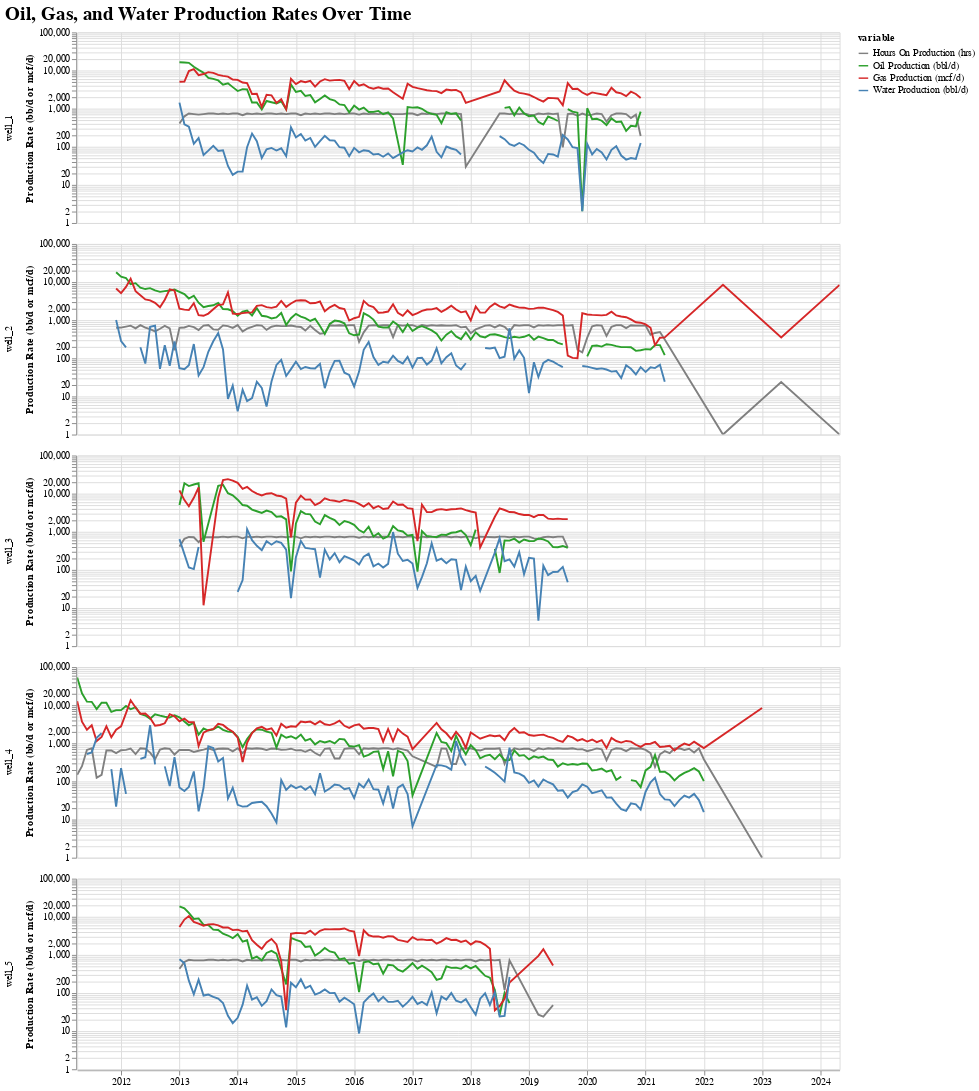

Write notebook code for a chart like this one.
### Markdown cell above
#### Production Time Series Plots
- Traditionally oil and natural gas production is plotted on a semi-log plot over time.
- These production plots typically include daily average oil, gas, and water production rates as well as the hours on production.

### Code cell
# Create friendly labels for the core production columns used in the plot
prod_rate_dict = {
    'production_hours':'Hours On Production (hrs)',
    'oil_producing_daily_avg (bbl/day)':'Oil Production (bbl/d)',
    'gas_producing_daily_avg (mcf/day)':'Gas Production (mcf/d)',
    'water_producing_daily_avg (bbl/day)':'Water Production (bbl/d)'
}

# Convert the production data into a tidy, long-form DataFrame for Altair
prod_rate_chart_df = (
    df[['well_name', 'date'] + [k for k in prod_rate_dict.keys()]]
        .rename(prod_rate_dict, axis=1)
        .replace({0:np.nan})
        .melt(id_vars=['well_name', 'date'], value_vars=[v for v in prod_rate_dict.values()])
)

# Plot log-scaled time series for oil, gas, water, and runtime across each well
alt.Chart(prod_rate_chart_df).mark_line().encode(
    alt.X('date:T').title(None),
    alt.Y('value:Q').scale(type='log').title('Production Rate (bb/d or mcf/d)'),
    alt.Color('variable:N').scale(domain=[v for v in prod_rate_dict.values()], range=['grey', '#2ca02c', '#d62728', 'steelblue']),
    alt.Row('well_name:N').title(None),
    alt.Tooltip(['value:Q'])
).properties(
    height = 200,
    width = 800,
    title=alt.Title('Oil, Gas, and Water Production Rates Over Time', fontSize=20, anchor='start')
).interactive()

### Figure 1 — Vega-Lite specification as saved in the notebook (floating-point values rounded to 4 significant figures; data arrays with more than 128 entries replaced by an {"elided": "..."} marker saying what was removed)
{"config": {"view": {"continuousWidth": 300, "continuousHeight": 300}}, "data": {"name": "data-9b0afecd0b92884edc8b2e8248e6becd"}, "mark": {"type": "line"}, "encoding": {"color": {"field": "variable", "scale": {"domain": ["Hours On Production (hrs)", "Oil Production (bbl/d)", "Gas Production (mcf/d)", "Water Production (bbl/d)"], "range": ["grey", "#2ca02c", "#d62728", "steelblue"]}, "type": "nominal"}, "row": {"field": "well_name", "title": null, "type": "nominal"}, "tooltip": [{"field": "value", "type": "quantitative"}], "x": {"field": "date", "title": null, "type": "temporal"}, "y": {"field": "value", "scale": {"type": "log"}, "title": "Production Rate (bb/d or mcf/d)", "type": "quantitative"}}, "height": 200, "params": [{"name": "param_3", "select": {"type": "interval", "encodings": ["x", "y"]}, "bind": "scales"}], "title": {"text": "Oil, Gas, and Water Production Rates Over Time", "anchor": "start", "fontSize": 20}, "width": 800, "$schema": "https://vega.github.io/schema/vega-lite/v5.20.1.json", "datasets": {"data-9b0afecd0b92884edc8b2e8248e6becd": {"elided": "1928 records"}}}
